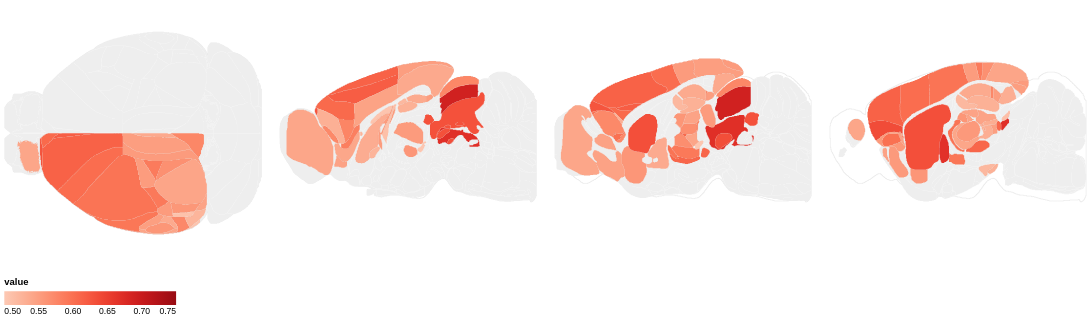

Notebook source saved alongside this figure:
### Code cell
# show interactive CCF plot
chart.show()
